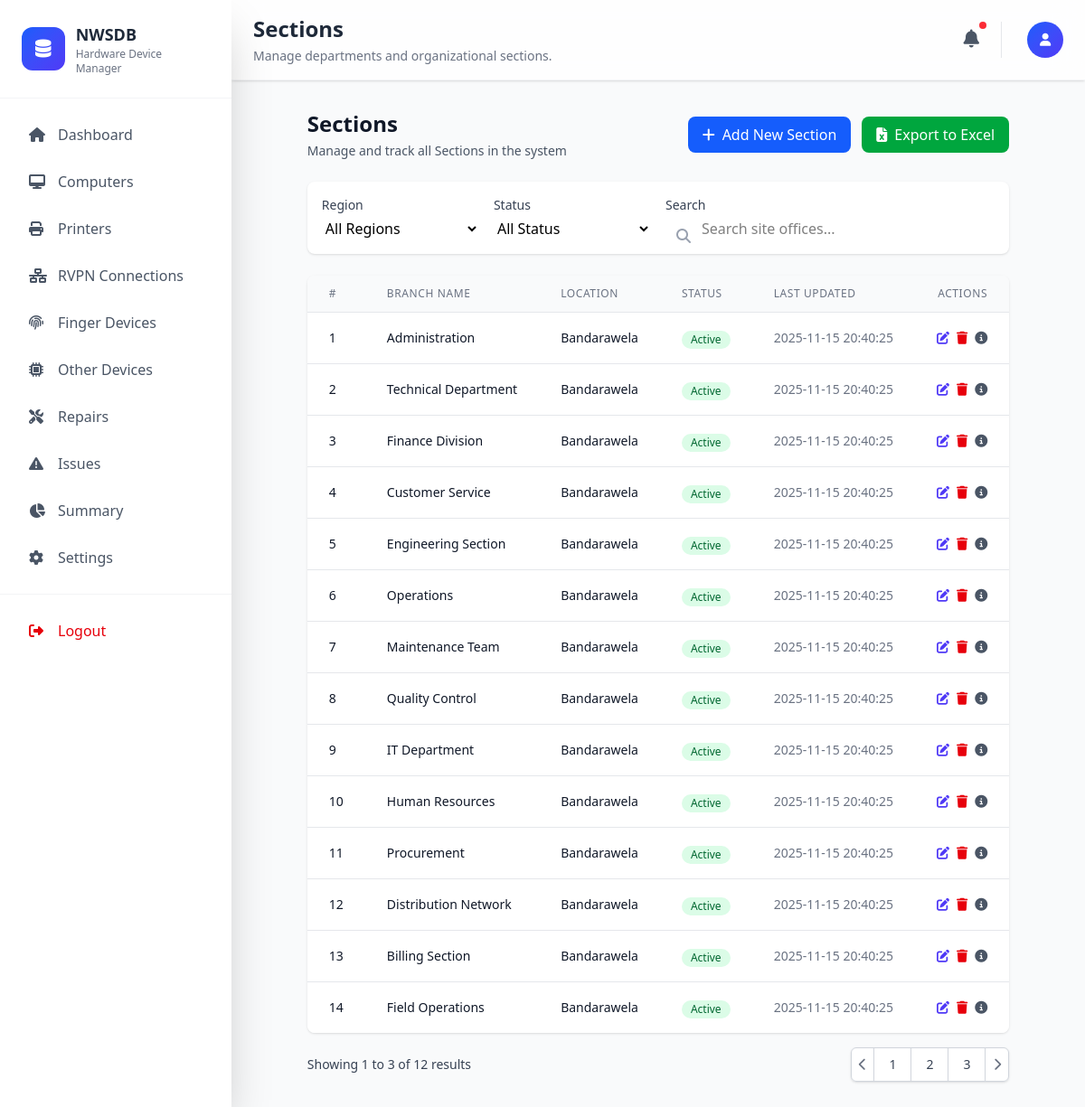
The app's page /admin/sections.php with its own data.
### tables this page shows
CREATE TABLE sections (
  section_id INT UNSIGNED NOT NULL AUTO_INCREMENT,
  section_name VARCHAR(150) NOT NULL,
  wss_id INT NOT NULL,
  created_at DATETIME DEFAULT CURRENT_TIMESTAMP,
  updated_at DATETIME DEFAULT CURRENT_TIMESTAMP ON UPDATE CURRENT_TIMESTAMP,
  PRIMARY KEY (section_id),
  UNIQUE (section_name, wss_id),
  CONSTRAINT fk_sections_wss FOREIGN KEY (wss_id)
    REFERENCES water_supply_schemes(wss_id) 
    ON DELETE CASCADE
);

### functions/Database.php (called while the page is built, shortened)
<?php
class Database
{
    private $conn;
    private static $instance = null;
    private function __construct()
    {
        try {
            $this->conn = new PDO(
                "mysql:host=" . DB_HOST . ";dbname=" . DB_NAME,
                DB_USERNAME,
                DB_PASSWORD
            );
            $this->conn->setAttribute(PDO::ATTR_ERRMODE, PDO::ERRMODE_EXCEPTION);
            $this->conn->setAttribute(PDO::ATTR_DEFAULT_FETCH_MODE, PDO::FETCH_ASSOC);
        } catch (PDOException $e) {
            die("Connection failed: " . $e->getMessage());
        }
    }
    public static function getInstance()
    {
        if (self::$instance === null) {
            self::$instance = new self();
        }
        return self::$instance;
    }
    private function executeQuery($query, $params = [])
    {
        try {
            $stmt = $this->conn->prepare($query);
            $stmt->execute($params);
            return $stmt;
        } catch (PDOException $e) {
            error_log("Query execution failed: " . $e->getMessage());
            return false;
        }
    }
    public function select($table, $columns = ["*"], $where = [], $orderBy = "", $limit = null, $offset = null)
    {
        try {
            $query = "SELECT " . implode(", ", $columns) . " FROM {$table}";
            $params = [];
            $stmt = $this->executeQuery($query, $params);
            return $stmt ? $stmt->fetchAll() : false;
        } catch (PDOException $e) {
            error_log("Select failed: " . $e->getMessage());
            return false;
        }
    }
}

### functions/DbHelper.php (called while the page is built, shortened)
<?php
require_once __DIR__ . '/Database.php';
class DbHelper
{
    private static $db;
    public static function init()
    {
        if (!self::$db) {
            self::$db = Database::getInstance();
        }
    }
    public static function getAllSections()
    {
        $sections = self::$db->select('sections');
        $schemes = self::$db->select('water_supply_schemes', ['wss_id', 'wss_name']);
        $schemeMap = [];
        if ($schemes) {
            foreach ($schemes as $scheme) {
                $schemeMap[$scheme['wss_id']] = $scheme['wss_name'];
            }
        }
        return $sections;
    }
}

### admin/sections.php (the view, shortened to what this page needs)
<?php
require_once '../functions/DbHelper.php';
$sections = DbHelper::getAllSections();
?>
<!DOCTYPE html>
<html lang="en">
<head>
    <script src="https://cdn.jsdelivr.net/npm/@tailwindcss/browser@4"></script>
    <link rel="stylesheet" href="https://cdnjs.cloudflare.com/ajax/libs/font-awesome/6.4.0/css/all.min.css" />
</head>
<body class="min-h-screen bg-gray-50">
    <?php
    include '../components/sidemenu.php';
    ?>
    <div class="lg:pl-64 min-h-screen flex flex-col">
        <?php include '../components/header.php'; ?>
        <main class="flex-1 max-w-7xl mx-auto px-4 sm:px-6 lg:px-8 py-8">
            <div class="mb-6 flex flex-col md:flex-row md:items-center md:justify-between">
                <div>
                    <h1 class="text-2xl font-bold text-gray-900">Sections</h1>
                    <p class="mt-1 text-sm text-gray-600">Manage and track all Sections in the system</p>
                </div>
                <div class="mt-4 md:mt-0 flex flex-col sm:flex-row gap-3">
                    <button command="show-modal" commandfor="dialog" class="inline-flex items-center px-4 py-2 bg-blue-600 text-white rounded-lg hover:bg-blue-700 focus:outline-none focus:ring-2 focus:ring-blue-500">
                        <i class="fas fa-plus mr-2"></i>
                        Add New Section
                    </button>
                    <button class="inline-flex items-center px-4 py-2 bg-green-600 text-white rounded-lg hover:bg-green-700 focus:outline-none focus:ring-2 focus:ring-green-500">
                        <i class="fas fa-file-excel mr-2"></i>
                        Export to Excel
                    </button>
                </div>
            </div>
            <div class="mb-6 bg-white rounded-lg shadow p-4">
                <div class="grid grid-cols-1 md:grid-cols-2 lg:grid-cols-4 gap-4">
                    <div>
                        <label class="block text-sm font-medium text-gray-700 mb-1">Region</label>
                        <select class="w-full rounded-lg border-gray-300 focus:border-blue-500 focus:ring-blue-500">
                            <option value="">All Regions</option>
                        </select>
                    </div>
                    <div>
                        <label class="block text-sm font-medium text-gray-700 mb-1">Status</label>
                        <select class="w-full rounded-lg border-gray-300 focus:border-blue-500 focus:ring-blue-500">
                            <option value="">All Status</option>
                        </select>
                    </div>
                    <div class="lg:col-span-2">
                        <label class="block text-sm font-medium text-gray-700 mb-1">Search</label>
                        <div class="relative">
                            <input type="text" placeholder="Search site offices..." class="w-full rounded-lg border-gray-300 focus:border-blue-500 focus:ring-blue-500 pl-10">
                            <i class="fas fa-search absolute left-3 top-3 text-gray-400"></i>
                        </div>
                    </div>
                </div>
            </div>
            <div class="bg-white rounded-lg shadow overflow-hidden">
                <div class="overflow-x-auto">
                    <table class="min-w-full divide-y divide-gray-200">
                        <thead class="bg-gray-50">
                            <tr>
                                <th scope="col" class="px-6 py-3 text-left text-xs font-medium text-gray-500 uppercase tracking-wider whitespace-nowrap">#</th>
                                <th scope="col" class="px-6 py-3 text-left text-xs font-medium text-gray-500 uppercase tracking-wider whitespace-nowrap">Branch Name</th>
                                <th scope="col" class="px-6 py-3 text-left text-xs font-medium text-gray-500 uppercase tracking-wider whitespace-nowrap">Location</th>
                                <th scope="col" class="px-6 py-3 text-left text-xs font-medium text-gray-500 uppercase tracking-wider whitespace-nowrap">Status</th>
                                <th scope="col" class="px-6 py-3 text-left text-xs font-medium text-gray-500 uppercase tracking-wider whitespace-nowrap">Last Updated</th>
                                <th scope="col" class="px-6 py-3 text-right text-xs font-medium text-gray-500 uppercase tracking-wider whitespace-nowrap">Actions</th>
                            </tr>
                        </thead>
                        <tbody class="bg-white divide-y divide-gray-200">
                            <?php
                            if (is_array($sections) && count($sections) > 0) { ?>
                                <?php
                                foreach ($sections as $key => $section) {
                                ?>
                                    <tr class="hover:bg-gray-50">
                                        <td class="px-6 py-4 whitespace-nowrap text-sm font-medium text-gray-900">
                                            <?php echo $key + 1; ?>
                                        </td>
                                        <td class="px-6 py-4">
                                            <div class="flex items-center">
                                                <div class="text-sm font-medium text-gray-900"><?php echo $section['section_name'] ?></div>
                                            </div>
                                        </td>
                                        <td class="px-6 py-4">
                                            <div class="text-sm text-gray-900">Bandarawela</div>
                                        </td>
                                        <td class="px-6 py-4">
                                            <span class="inline-flex items-center px-2.5 py-0.5 rounded-full text-xs font-medium bg-green-100 text-green-800">
                                                Active
                                            </span>
                                        </td>
                                        <td class="px-6 py-4 whitespace-nowrap text-sm text-gray-500">
                                            <?php echo $section['updated_at']; ?>
                                        </td>
                                        <td class="px-6 py-4 text-right text-sm font-medium">
                                            <div class="flex justify-end space-x-2">
                                                <button class="text-indigo-600 hover:text-indigo-900">
                                                    <i class="fas fa-edit"></i>
                                                </button>
                                                <button class="text-red-600 hover:text-red-900 cousor-pointer">
                                                    <a href="./handlers/deleteHandler.php?section_id=<?php echo $section['section_id']; ?>&&action=delete_section">
                                                        <i class="fas fa-trash"></i>
                                                    </a>
                                                </button>
                                                <button class="text-gray-600 hover:text-gray-900">
                                                    <i class="fas fa-info-circle"></i>
                                                </button>
                                            </div>
                                        </td>
                                    </tr>
                                <?php
                                } ?>
                            <?php } else { ?>
                                <tr>
                                    <td colspan="5" class="text-center py-4">No Sections found.</td>
                                </tr>
                            <?php } ?>
                        </tbody>
                    </table>
                </div>
            </div>
            <div class="mt-4 flex items-center justify-between">
                <div class="hidden sm:flex-1 sm:flex sm:items-center sm:justify-between">
                    <div>
                        <p class="text-sm text-gray-700">
                            Showing <span class="font-medium">1</span> to <span class="font-medium">3</span> of <span class="font-medium">12</span> results
                        </p>
                    </div>
                    <div>
                        <nav class="relative z-0 inline-flex rounded-md shadow-sm -space-x-px" aria-label="Pagination">
                            <button class="relative inline-flex items-center px-2 py-2 rounded-l-md border border-gray-300 bg-white text-sm font-medium text-gray-500 hover:bg-gray-50">
                                <i class="fas fa-chevron-left"></i>
                            </button>
                            <button class="relative inline-flex items-center px-4 py-2 border border-gray-300 bg-white text-sm font-medium text-gray-700 hover:bg-gray-50">
                                1
                            </button>
                            <button class="relative inline-flex items-center px-4 py-2 border border-gray-300 bg-white text-sm font-medium text-gray-700 hover:bg-gray-50">
                                2
                            </button>
                            <button class="relative inline-flex items-center px-4 py-2 border border-gray-300 bg-white text-sm font-medium text-gray-700 hover:bg-gray-50">
                                3
                            </button>
                            <button class="relative inline-flex items-center px-2 py-2 rounded-r-md border border-gray-300 bg-white text-sm font-medium text-gray-500 hover:bg-gray-50">
                                <i class="fas fa-chevron-right"></i>
                            </button>
                        </nav>
                    </div>
                </div>
            </div>
        </main>
    </div>
</body>
</html>

### records on screen
sections: section_name "Administration", updated_at "2025-11-15 20:40:25"
sections: section_name "Technical Department", updated_at "2025-11-15 20:40:25"
sections: section_name "Finance Division", updated_at "2025-11-15 20:40:25"
sections: section_name "Customer Service", updated_at "2025-11-15 20:40:25"
sections: section_name "Engineering Section", updated_at "2025-11-15 20:40:25"
sections: section_name "Operations", updated_at "2025-11-15 20:40:25"
sections: section_name "Maintenance Team", updated_at "2025-11-15 20:40:25"
sections: section_name "Quality Control", updated_at "2025-11-15 20:40:25"
sections: section_name "IT Department", updated_at "2025-11-15 20:40:25"
sections: section_name "Human Resources", updated_at "2025-11-15 20:40:25"
sections: section_name "Procurement", updated_at "2025-11-15 20:40:25"
sections: section_name "Distribution Network", updated_at "2025-11-15 20:40:25"
sections: section_name "Billing Section", updated_at "2025-11-15 20:40:25"
sections: section_name "Field Operations", updated_at "2025-11-15 20:40:25"

### other values on screen
$page_title "Sections"
$page_description "Manage departments and organizational sections."
